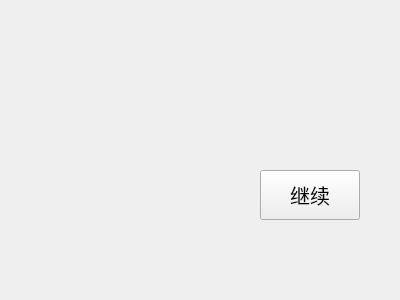
<?xml version="1.0" encoding="UTF-8"?>
<ui version="4.0">
 <class>PPT49</class>
 <widget class="QWidget" name="PPT49">
  <property name="geometry">
   <rect>
    <x>0</x>
    <y>0</y>
    <width>400</width>
    <height>300</height>
   </rect>
  </property>
  <property name="windowTitle">
   <string>Form</string>
  </property>
  <widget class="QPushButton" name="pushButton">
   <property name="geometry">
    <rect>
     <x>260</x>
     <y>170</y>
     <width>100</width>
     <height>50</height>
    </rect>
   </property>
   <property name="font">
    <font>
     <pointsize>15</pointsize>
    </font>
   </property>
   <property name="text">
    <string>继续</string>
   </property>
   <property name="icon">
    <iconset resource="res.qrc">
     <normaloff>:/P1-6/IMAGE/jx (2).jpg</normaloff>:/P1-6/IMAGE/jx (2).jpg</iconset>
   </property>
   <property name="iconSize">
    <size>
     <width>30</width>
     <height>30</height>
    </size>
   </property>
  </widget>
 </widget>
 <resources>
  <include location="res.qrc"/>
 </resources>
 <connections/>
</ui>
